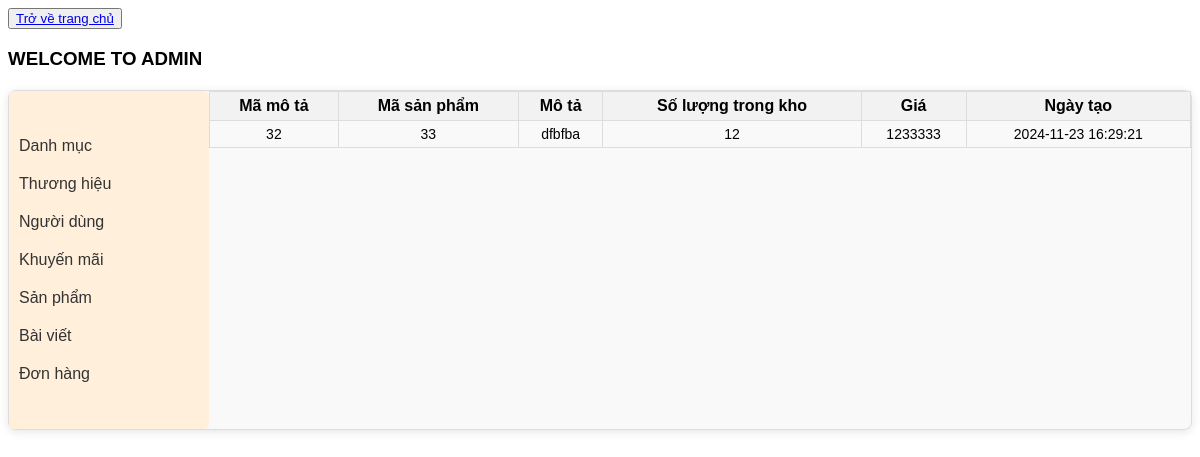
The app's page /admin/index_admin.php?action=manage-product-detail&query=list&product_id=33 (signed in) with its own data.
### tables this page shows
CREATE TABLE `product_detail` (
  `detail_id` int(11) NOT NULL,
  `product_id` int(11) NOT NULL,
  `description` text NOT NULL,
  `stock_quantity` int(11) NOT NULL,
  `price` double NOT NULL,
  `sold` int(100) DEFAULT 0,
  `created_at` timestamp NOT NULL DEFAULT current_timestamp(),
  `update_at` timestamp NOT NULL DEFAULT current_timestamp() ON UPDATE current_timestamp()
);

### admin/modules/manage-product-detail/list.php (the view, shortened to what this page needs)
<?php
    $query = "SELECT * FROM product_detail where product_id = '$_GET[product_id]' LIMIT 1";
    $row_alter_products = mysqli_query($conn, $query);
?>
    <table border="1">
        <tr>
            <th>Mã mô tả</th>
            <th>Mã sản phẩm</th>
            <th>Mô tả</th>
            <th>Số lượng trong kho</th>
            <th>Giá</th>
            <th>Ngày tạo</th>
        </tr>
        <?php while ($row = mysqli_fetch_array($row_alter_products)) { ?>
        <tr>
            <td><?php echo $row['detail_id']; ?></td>
            <td><?php echo $row['product_id']; ?></td>
            <td><?php echo $row['description']; ?></td>
            <td><?php echo $row['stock_quantity']; ?></td>
            <td><?php echo $row['price']; ?></td>
            <td><?php echo $row['created_at']; ?></td>
        </tr>
        <?php } ?>
    </table>

### admin/public/css/index_admin.css (style rules this page uses)
* { font-family: Arial, sans-serif; }
table { width: 100%; border-collapse: collapse; }
th, td { padding: 5px; text-align: center; border: 1px solid #ddd; }
td { font-size: 14px; }
th { background-color: #4CAF50; color: black; }
th { background-color: #f2f2f2; }

### records on screen
product_detail: detail_id "32", product "33", description "dfbfba", stock_quantity "12", price "1233333", created_at "2024-11-23 16:29:21"
